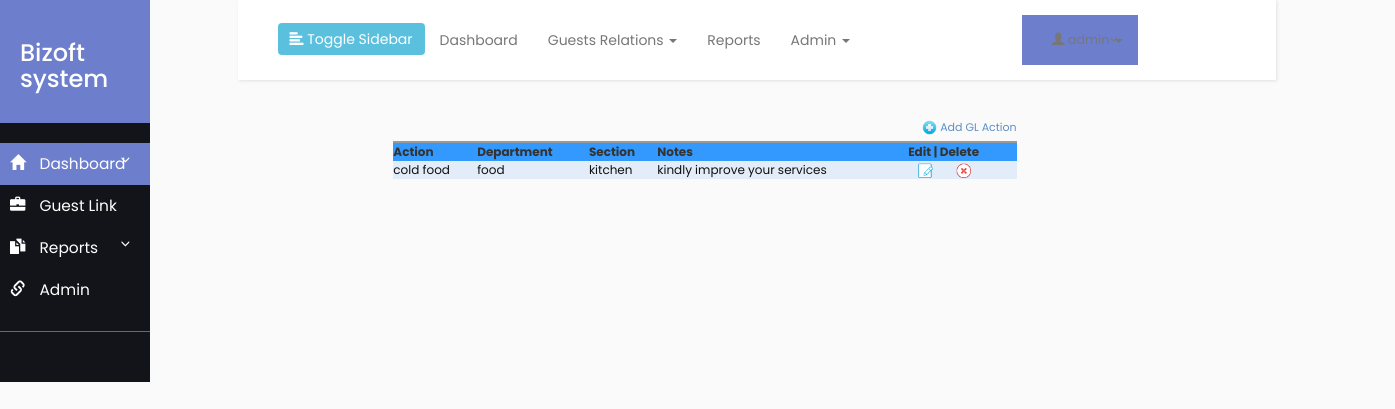
The app's page /actions.php (signed in) with its own data.
### tables this page shows
CREATE TABLE IF NOT EXISTS `gl_actions` (
  `act_id` int(100) NOT NULL AUTO_INCREMENT,
  `action_name` varchar(100) NOT NULL,
  `department` varchar(100) NOT NULL,
  `section` varchar(100) NOT NULL,
  `notes` text NOT NULL,
  PRIMARY KEY (`action_name`),
  KEY `act_id` (`act_id`)
);

### actions.php (the view, shortened to what this page needs)
<?php
require_once("db.php");
$sql = "SELECT * FROM gl_actions ORDER BY act_id DESC";
$result = mysqli_query($conn,$sql);
?>
<html>
<head>
<link rel="stylesheet" type="text/css" href="styles.css" />
</head>
<body>
	<div class="row">
		<div class="col-sm-2">
			<?php include_once 'sidebar.php';?>
		</div>
		<div class="col-sm-9" style="align-content: center;">
			<?php include_once 'header.php' ;?>
			<form name="frmUser" method="post" action="">
<div style="width: 35%px; align-content: center; margin-left: 15%; margin-right: 25%">
<div align="right" style="padding-bottom:5px;"><a href="add_actions.php" class="link"><img alt='Add' title='Add' src='images/add.png' width='15px' height='15px'/> Add GL Action</a></div>
<table border="0" cellpadding="10" cellspacing="1" width="100%" class="tblListForm">
<tr class="listheader">
<td>Action</td>
<td>Department</td>
<td>Section</td>
<td>Notes</td>
<td>Edit | Delete</td>
</tr>
<?php
$i=0;
while($row = mysqli_fetch_array($result)) {
if($i%2==0)
$classname="evenRow";
else
$classname="oddRow";
?>
<tr class="<?php if(isset($classname)) echo $classname;?>">
<td><?php echo $row["action_name"]; ?></td>
<td><?php echo $row["department"]; ?></td>
<td><?php echo $row["section"]; ?></td>
<td><?php echo $row["notes"]; ?></td>
<td><a href="edit_actions.php?act_id=<?php echo $row["act_id"]; ?>" class="link"><img alt='Edit' title='Edit' src='images/edit.png' width='15px' height='15px' hspace='10' /></a>  <a href="delete_actions.php?act_id=<?php echo $row["act_id"]; ?>"  class="link"><img alt='Delete' title='Delete' src='images/delete.png' width='15px' height='15px'hspace='10' /></a></td>
</tr>
<?php
$i++;
}
?>
</table>
</form>
</div>
		</div>
</body>
</html>

### styles.css (style rules this page uses)
body { margin-left: 20px; }
.evenRow { background-color: #E2EDF9; font-size:12px; color:#101010; }
.tblListForm { border-top:2px #999999 solid; }
.listheader { background-color:#3399FF; font-size:12px; font-weight:bold; }
.link { text-decoration:none; color:#5e8fc7; font-size:11px; }

### style4.css (style rules this page uses)
body { font-family: 'Poppins', sans-serif; background: #fafafa; }
a, a:hover, a:focus { color: inherit; text-decoration: none; transition: all 0.3s; }

### records on screen
gl_actions: action_name "cold food", department "food", section "kitchen", notes "kindly improve your services"
